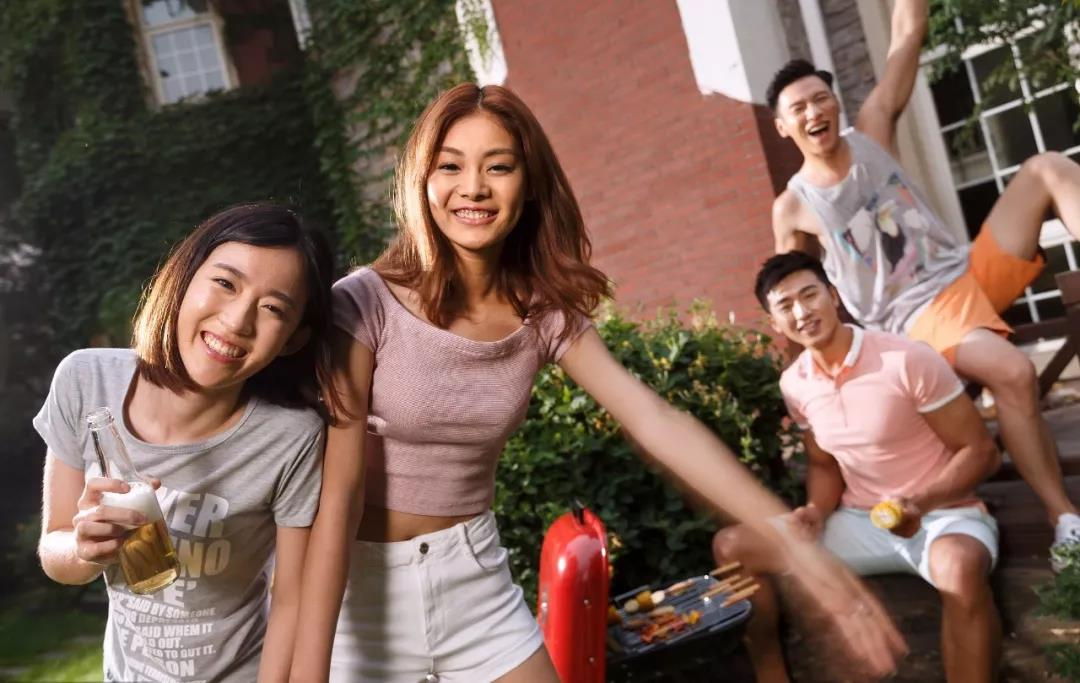
#> input picture 1527157638691308.jpg, 1080 x 683 px
$ python '图片人脸识别.py'
#> lines starting #> are read from the running program, lines starting #| are printed output that depends on the picture; after the words box and inside, x2 and y2 are one past the last pixel; in counts of white or black regions, pixels touching at a corner belong together
# human_face.py
import cv2

# 读入图像
img = cv2.imread('1527157638691308.jpg')  # 读入 ,放在同目录
#> img is the input picture: shape (683, 1080, 3); mean B, G, R 84.2, 95.5, 121.5

# 检测图像中的人脸
face = cv2.CascadeClassifier('haarcascade_frontalface_alt.xml')  # 创建人脸检测器    放在同目录
gray = cv2.cvtColor(img, cv2.COLOR_BGR2GRAY)  # 将img转为回复图像，存放中gray中
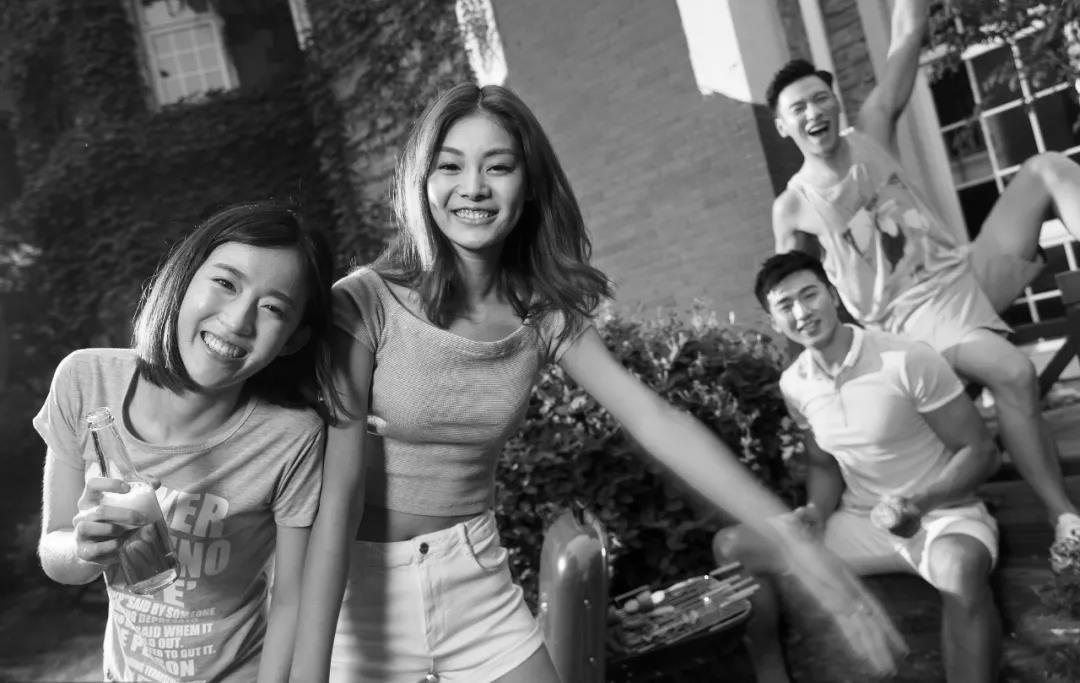
#> gray: shape (683, 1080); min 0, max 255, mean 102
faces = face.detectMultiScale(gray, 1.151, 3)  # 检测图像中的人脸
#> faces = [[774, 76, 75, 75], [760, 270, 77, 77], [414, 119, 119, 119], [143, 234, 129, 129]]
for (x, y, w, h) in faces:  # 标注人脸区域
    cv2.rectangle(img, (x, y), (x + w, y + h), (255, 0, 0), 4)
#> this loop made 4 passes
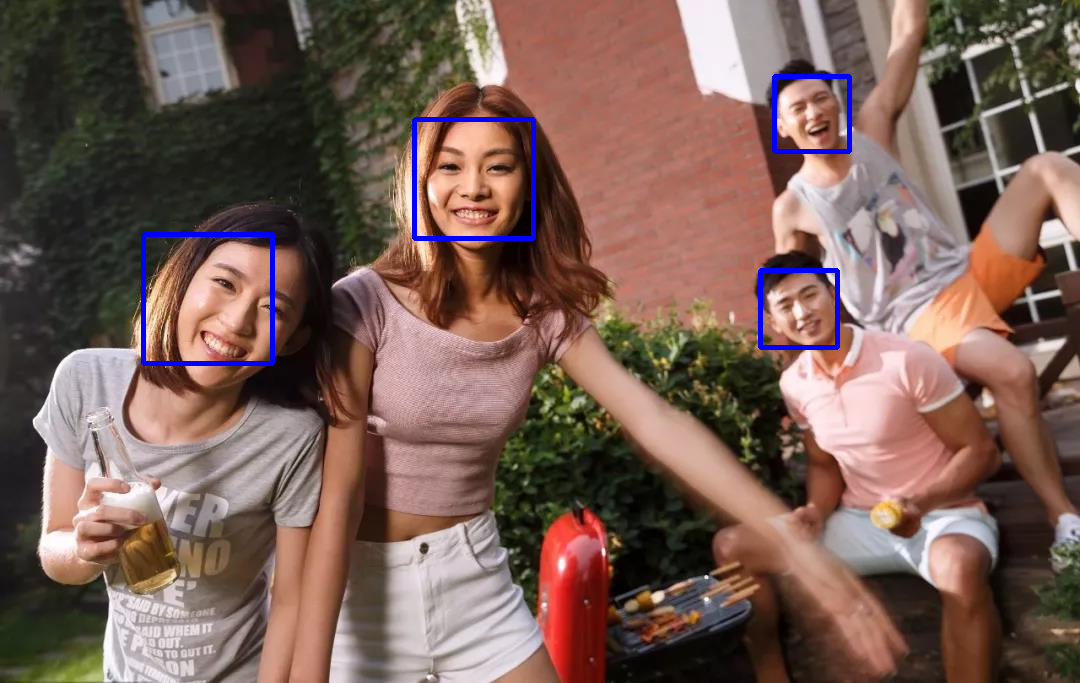
#> img: shape (683, 1080, 3); 1.08% of pixels changed, all inside (x1, y1, x2, y2) = (141, 74, 852, 366)

cv2.imshow('result', img)  # 显示
cv2.waitKey(0)  # 按任意键退出
cv2.destroyAllWindows()  # 关闭所有窗口
